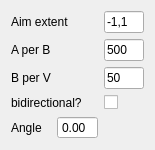
<?xml version="1.0" encoding="UTF-8"?>
<ui version="4.0">
 <class>AimingScanConfigWidget</class>
 <widget class="QWidget" name="AimingScanConfigWidget">
  <property name="geometry">
   <rect>
    <x>0</x>
    <y>0</y>
    <width>153</width>
    <height>135</height>
   </rect>
  </property>
  <property name="windowTitle">
   <string>Form</string>
  </property>
  <layout class="QGridLayout" name="gridLayout">
   <item row="0" column="0" colspan="2">
    <widget class="QLabel" name="label">
     <property name="text">
      <string>Aim extent</string>
     </property>
    </widget>
   </item>
   <item row="0" column="2">
    <widget class="QLineEdit" name="leAextent">
     <property name="minimumSize">
      <size>
       <width>40</width>
       <height>0</height>
      </size>
     </property>
     <property name="maximumSize">
      <size>
       <width>80</width>
       <height>16777215</height>
      </size>
     </property>
     <property name="text">
      <string>-1,1</string>
     </property>
    </widget>
   </item>
   <item row="1" column="0">
    <widget class="QLabel" name="label_3">
     <property name="text">
      <string>A per B</string>
     </property>
    </widget>
   </item>
   <item row="1" column="2">
    <widget class="QLineEdit" name="leAperB">
     <property name="minimumSize">
      <size>
       <width>40</width>
       <height>0</height>
      </size>
     </property>
     <property name="maximumSize">
      <size>
       <width>160</width>
       <height>16777215</height>
      </size>
     </property>
     <property name="text">
      <string>500</string>
     </property>
    </widget>
   </item>
   <item row="2" column="0" colspan="2">
    <widget class="QLabel" name="label_4">
     <property name="text">
      <string>B per V</string>
     </property>
    </widget>
   </item>
   <item row="2" column="2">
    <widget class="QLineEdit" name="leBperV">
     <property name="minimumSize">
      <size>
       <width>40</width>
       <height>0</height>
      </size>
     </property>
     <property name="maximumSize">
      <size>
       <width>160</width>
       <height>16777215</height>
      </size>
     </property>
     <property name="text">
      <string>50</string>
     </property>
    </widget>
   </item>
   <item row="3" column="0" colspan="2">
    <widget class="QLabel" name="label_2">
     <property name="text">
      <string>bidirectional?</string>
     </property>
    </widget>
   </item>
   <item row="3" column="2">
    <widget class="QCheckBox" name="cbBidirectional">
     <property name="text">
      <string/>
     </property>
    </widget>
   </item>
   <item row="4" column="0">
    <widget class="QLabel" name="label_6">
     <property name="text">
      <string>Angle</string>
     </property>
    </widget>
   </item>
   <item row="4" column="1">
    <widget class="QDoubleSpinBox" name="dsbAngle">
     <property name="buttonSymbols">
      <enum>QAbstractSpinBox::NoButtons</enum>
     </property>
    </widget>
   </item>
  </layout>
 </widget>
 <resources/>
 <connections/>
</ui>
